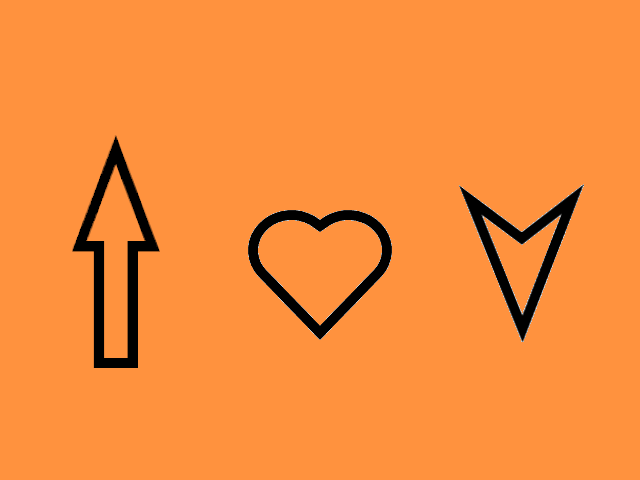
#> input picture 资源/实例代码/6.4  镜像/stardust/I Love You.png, 640 x 480 px
$ python stardust.py
#> lines starting #> are read from the running program, lines starting #| are printed output that depends on the picture
#file      stardust.py
#author    凡尘(Kevin Brooks)
#version   1.0
#date      2020_08_04
#github    https://github.com/stardust-scitech/OpenCM
#copyright Copyright (C) 2018, Stardust Studio, All Rights Reserved
#license   http://www.apache.org/licenses/LICENSE-2.0

#导入cv2模块，定义别名为cv
import cv2 as cv
#导入数学运算库，定义别名为np
import numpy as np

#加载图片
img = cv.imread("I Love You.png")
#> img is the input picture: shape (480, 640, 3); mean B, G, R 59.8, 140, 244.1
#获取图片信息
info = img.shape
#> info = (480, 640, 3)
#获取图片纵向长度
height = info[0]
#> height = 480
#获取图片横向长度
width = info[1]
#> width = 640
#获取图片通道数
mode = info[2]
#> mode = 3
#创建空的图像容器
container = np.zeros(info, np.uint8)

#镜像图像并用分割线标记
for i in range(int(height*0.5)):
    for j in range(width):
        container[i,j] = img[i,j]
        container[height-i-1,j] = img[i,j]
        #对纵向长度对应像素值奇偶判断
        if height%2 == 0:
            container[int(height/2)-1,j] = (0, 0, 255)
            container[int(height/2),j] = (0, 0, 255)
        else:
            container[(height-1)/2,j] = (0, 0, 255)
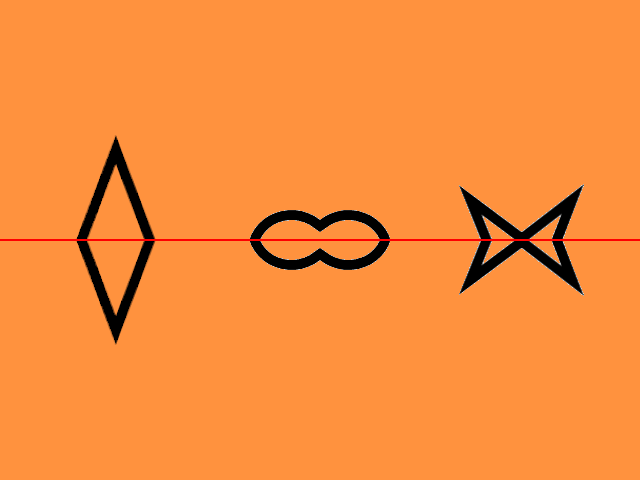
#> container: shape (480, 640, 3); mean B, G, R 59.9, 140.4, 245.8

#显示原图
cv.imshow("Original image", img)
#显示显示镜像后的图像
cv.imshow("Mirror image", container)
#等待按下任意按键继续运行下一条语句
cv.waitKey(0)
